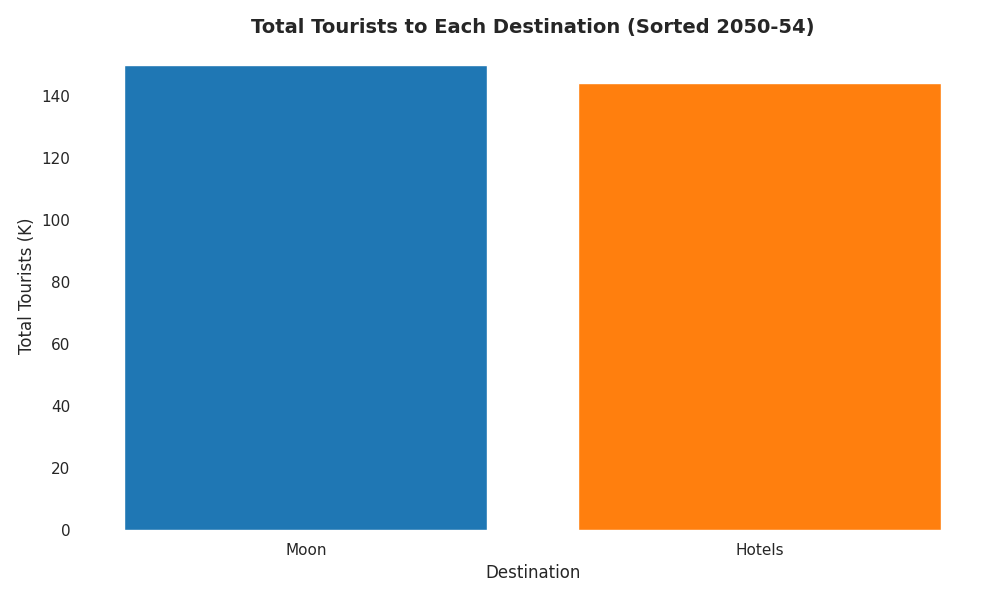

Write Python code to recreate this figure.
import numpy as np
import matplotlib.pyplot as plt

destinations = ['Moon', 'Hotels']  # Removed 'Mars'
tourists_data = np.array([
    [20, 25, 30, 35, 40],  # Moon
    [15, 20, 28, 36, 45],  # Hotels
])

total_tourists = tourists_data.sum(axis=1)

sorted_indices = np.argsort(total_tourists)[::-1]
sorted_destinations = np.array(destinations)[sorted_indices]
sorted_totals = total_tourists[sorted_indices]

shuffled_colors = ['#1f77b4', '#ff7f0e']  # Adjusted for two destinations

fig, ax = plt.subplots(figsize=(10, 6))
ax.bar(sorted_destinations, sorted_totals, color=shuffled_colors)

ax.set_xlabel('Destination', fontsize=12)
ax.set_ylabel('Total Tourists (K)', fontsize=12)
ax.set_title('Total Tourists to Each Destination (Sorted 2050-54)', fontsize=14, weight='bold')

ax.spines['top'].set_visible(False)
ax.spines['right'].set_visible(False)
ax.spines['left'].set_visible(False)
ax.spines['bottom'].set_visible(False)

plt.tight_layout()
plt.show()
